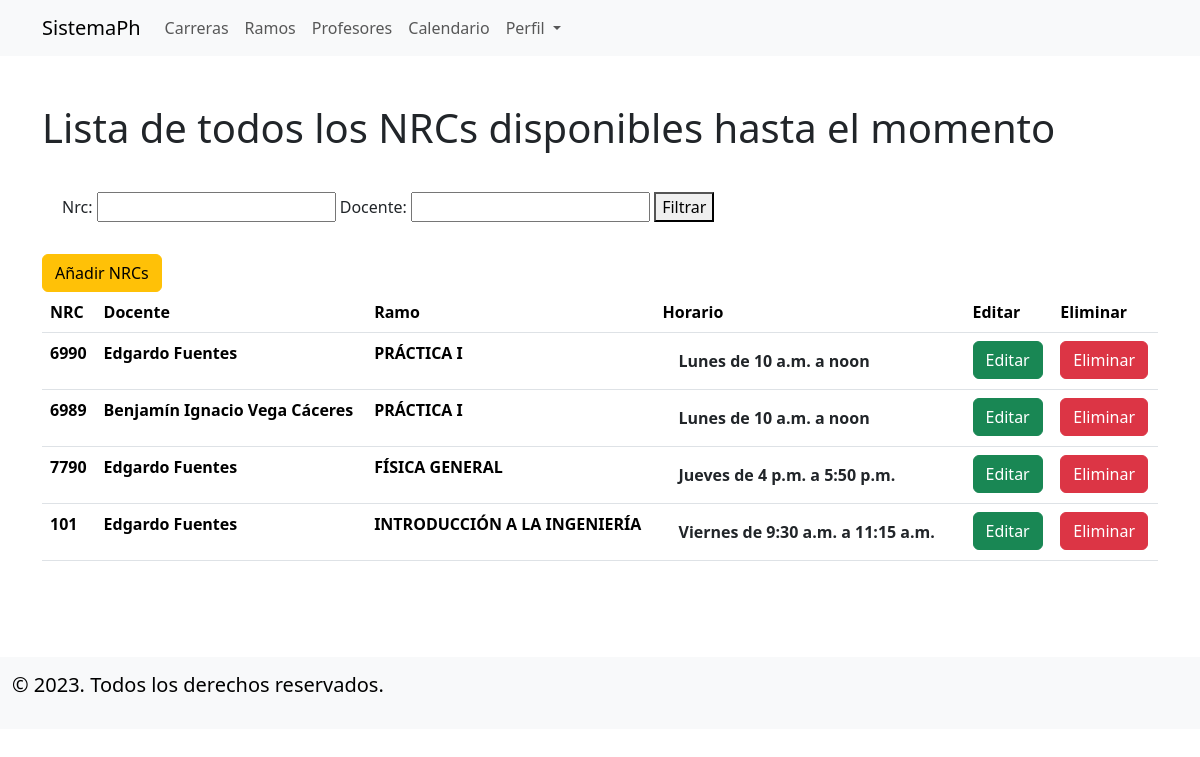
Screenshot of /nrc-lista-sec/ (signed in) with the database file from the repository.
### applications/horarios/models.py (models this page shows, shortened)
class NRC(models.Model):
    ramo_pertenece = models.ForeignKey(to='carreras.Ramo',on_delete=models.CASCADE)
    nrc_id = models.IntegerField(unique=True, blank=True, null=True)
    horarios = models.ManyToManyField(HorarioDeNrcs, blank=True)
    docentes = models.ForeignKey(Profesor,on_delete=models.CASCADE,null=True, related_name='secciones')

class HorarioDeNrcs(models.Model):
    DIA_CHOICES = (
        ('Lunes', 'Lunes'),
        ('Martes', 'Martes'),
        ('Miércoles', 'Miércoles'),
        ('Jueves', 'Jueves'),
        ('Viernes', 'Viernes'),
        ('Sábado', 'Sábado'),
        ('Domingo', 'Domingo'),
    )
    dia = models.CharField(max_length=10, choices=DIA_CHOICES)
    hora_inicio = models.TimeField()
    hora_termino = models.TimeField()
    class Meta:
        verbose_name = 'Horario'
        verbose_name_plural = 'Horarios'

### applications/profesores/models.py (models this page shows, shortened)
class Profesor(models.Model):
    def validar_rut(value):
        rut = value.upper()
        rut = rut.replace(".", "")
        rut = rut.replace("-", "")
        rut_numero = rut[:-1]
        dv_ingresado = rut[-1]
        suma = 0
        multiplicador = 2
        for i in range(len(rut_numero)-1, -1, -1):
            suma += int(rut_numero[i]) * multiplicador
            multiplicador += 1
            if multiplicador == 8:
                multiplicador = 2
        resto = suma % 11
        digito_verificador = 11 - resto
        if digito_verificador == 10:
            digito_verificador = 'K'
        elif digito_verificador == 11:
            digito_verificador = '0'
        if str(digito_verificador) != dv_ingresado:
            raise ValidationError("El RUT ingresado no es válido.")
    rut = models.CharField(max_length=100,unique=True,blank=True,validators=[validar_rut])
    nombres = models.CharField(blank=True, max_length=50)
    apellidos = models.CharField(blank=True, max_length=50)
    class Meta:
        verbose_name = 'Profesor'
        verbose_name_plural = 'Profesores'

### applications/carreras/models.py (models this page shows, shortened)
class Ramo(models.Model):
    nrcs = models.ManyToManyField(to='horarios.NRC', blank=True)
    nombre = models.CharField(max_length=100,blank=True)
    creditos = models.PositiveIntegerField(blank=True)
    profesores = models.ManyToManyField(to='profesores.Profesor' ,blank=True, related_name='ramos')
    carreras = models.ManyToManyField('Carrera', blank=True, related_name='ramos')
    codigo = models.CharField(max_length=8, blank=True, null=True,unique=True)
    prerrequisito = models.ManyToManyField('self',blank=True)
    correquisito = models.ManyToManyField('self',blank=True)
    semestre = models.IntegerField(blank=True, null=True)
    class Meta:
        verbose_name = 'Ramo'
        verbose_name_plural = 'Ramos'

### applications/user/views.py (the view)
class NRCListView(ListView):
    model = NRC
    template_name = "nrc_lista_sec.html"
    context_object_name = 'NRCs'
    def get_queryset(self):
        nrc_id = self.request.GET.get('nrc_id')
        docentes = self.request.GET.get('docentes')
        queryset = NRC.objects.all()
        if nrc_id:
            queryset = queryset.filter(nrc_id__icontains=nrc_id)
        if docentes:
            queryset = queryset.filter(docentes__nombres__icontains=docentes)
        return queryset

### applications/user/templates/nrc_lista_sec.html (shortened to what this page needs)
{% extends 'base.html' %}
{% block content %}
{% if user.is_authenticated %}
<div class="container" style="padding-top: 3rem;">
    <div class="row">
        <div class="col-12">
            <h1>Lista de todos los NRCs disponibles hasta el momento</h1>
        </div>
        <div class="container" style="padding: 2rem;">
            <form method="get" action="">
                Nrc: <input type="text" name="nrc_id" value="{{ request.GET.nrc_id }}">
                Docente: <input type="text" name="docentes" value="{{ request.GET.docentes }}">
                <button type="submit">Filtrar</button>
            </form>
        </div>
        <div class="col-12">
            <a class="btn btn-warning" href="{% url 'nrc-create-sec' %}" role="button">Añadir NRCs</a>
        </div>
    </div>
            <table class="table table-hover">
                <thead>
                    <tr>
                        <th scope="col">NRC</th>
                        <th scope="col">Docente</th>
                        <th scope="col">Ramo</th>
                        <th scope="col">Horario</th>
                        <th scope="col">Editar</th>
                        <th scope="col">Eliminar</th>
                    </tr>
                </thead>
                <tbody>
                    {% for nrc in NRCs %}
                    <tr>
                        <th scope="row"> {{nrc.nrc_id}} </th>
                        <th scope="row"> {{nrc.docentes.nombres}} {{nrc.docentes.apellidos}} </th>
                        <th> {{nrc.ramo_pertenece.nombre}} </th>
                        <th>
                            {% for horario in nrc.horarios.all %}
                            <ul class="list-group list-group-flush">
                                <li class="list-group-item">{{horario.dia}} de {{horario.hora_inicio}} a {{horario.hora_termino}}</li>
                            </ul>
                            {% endfor %}
                        </th>
                        <th> <a class="btn btn-success" href="{% url 'nrc-updt-sec' nrc.id %}" role="button">Editar</a> </th>
                        <th> <a class="btn btn-danger" href="{% url 'nrc-del-sec' nrc.id %}" role="button">Eliminar</a> </th>
                    </tr>
                    {% endfor %}
                </tbody>
            </table>
</div>
{% else %}
<div class="container" style="padding-top: 3rem;">
    <h1>Necesitas ingresar para acceder a esta información</h1>
</div>
{% endif %}
{% endblock content %}

### rows the page displays
NRC: nrc_id "6990", docentes.nombres "Edgardo", docentes.apellidos "Fuentes", ramo_pertenece.nombre "PRÁCTICA I"
HorarioDeNrcs: dia "Lunes", hora_inicio "10 a.m.", hora_termino "noon"
NRC: nrc_id "6989", docentes.nombres "Benjamín Ignacio", docentes.apellidos "Vega Cáceres", ramo_pertenece.nombre "PRÁCTICA I"
NRC: nrc_id "7790", docentes.nombres "Edgardo", docentes.apellidos "Fuentes", ramo_pertenece.nombre "FÍSICA GENERAL"
HorarioDeNrcs: dia "Jueves", hora_inicio "4 p.m.", hora_termino "5:50 p.m."
NRC: nrc_id "101", docentes.nombres "Edgardo", docentes.apellidos "Fuentes", ramo_pertenece.nombre "INTRODUCCIÓN A LA INGENIERÍA"
HorarioDeNrcs: dia "Viernes", hora_inicio "9:30 a.m.", hora_termino "11:15 a.m."
